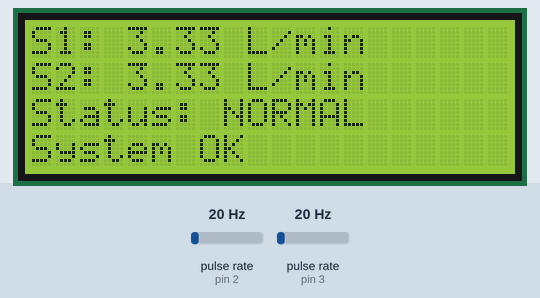
Recording of a sketch running on a simulated Arduino Uno, built with avr-gcc and run on an emulated ATmega328P. Parts: 20×4 character LCD. Wiring (inferred from the names in the program): 2 × pulse sensor: data pin 2 / data pin 3. The test bench sets the inputs (shaded band); at power-on: pulse rate (sensors on pin 2, pin 3) 20 Hz. The modem accepts every AT command (registered, SIM ready, sends succeed) and sends nothing else.

Above: at 1.9 s.
2.0 s: pulse rate (sensor on pin 2) set to 4 Hz
At 4.8 s:
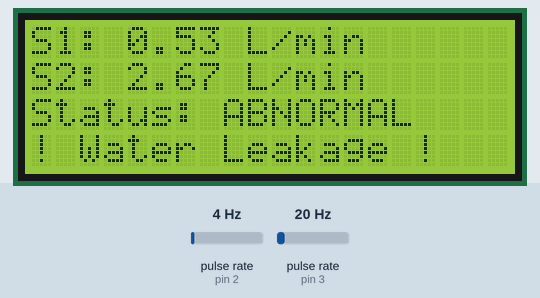
5.0 s: pulse rate (sensor on pin 3) set to 4 Hz
At 6.9 s:
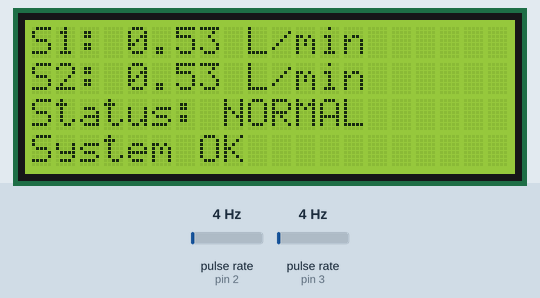
7.8 s: pulse rate (sensor on pin 2) set to 50 Hz
At 10.0 s:
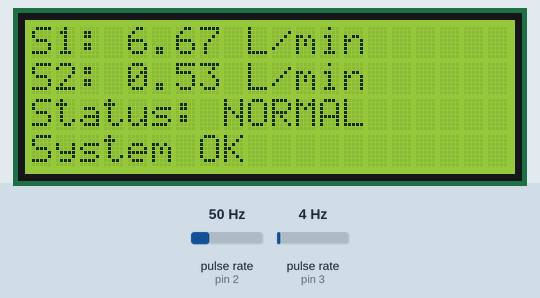
10.7 s: pulse rate (sensor on pin 3) set to 50 Hz
At 12.7 s:
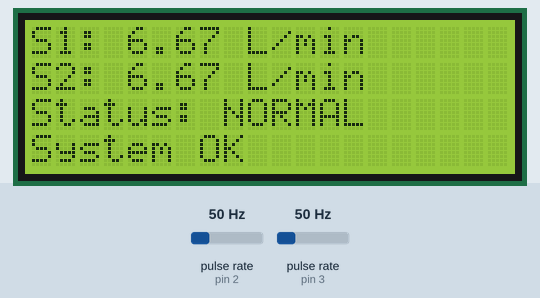
13.7 s: pulse rate (sensor on pin 2) set to 100 Hz
At 16.0 s:
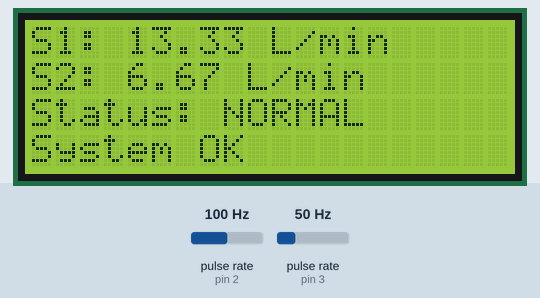
16.7 s: pulse rate (sensor on pin 3) set to 100 Hz
At 30.9 s:
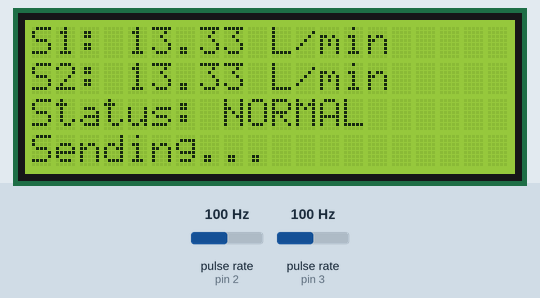
Timing chart, 0 to 32.4 s (numbered marks = the images above; inputs shaded):
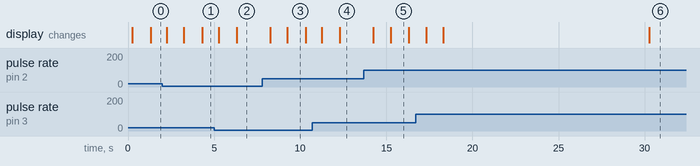

Measured:
- after the input at 2.0 s, the display: first changes after 0.26 s (image 1 shows a later state)
- after the input at 5.0 s, the display: first changes after 0.26 s (image 2 shows a later state)
- after the input at 7.8 s, the display: first changes after 0.45 s (image 3 shows a later state)
- after the input at 10.7 s, the display: first changes after 0.56 s (image 4 shows a later state)
- after the input at 13.7 s, the display: first changes after 0.55 s (image 5 shows a later state)
- what the display in image 3 shows lasts 1.1 s, from 9.2 s to 10.3 s

The sketch:

water_leakage_detector.ino
```cpp
/*
  Water Leakage Detector — ATmega328p (Arduino Uno/Nano)
  - 2x WFS201 flow sensors (pulse output) -> leak detection by comparing flow rates
  - SIM800L GSM module -> HTTP POST readings to Supabase REST API
  - 20x4 I2C LCD -> live status display

  Wiring:
    Sensor 1 signal -> D2 (INT0)
    Sensor 2 signal -> D3 (INT1)
    SIM800L TXD -> D7 (Arduino RX, via SoftwareSerial)
    SIM800L RXD -> D8 (Arduino TX, via SoftwareSerial, through a voltage divider — SIM800L is 3.3V logic)
    SIM800L VCC -> separate 4V/2A supply (NOT the Arduino 5V rail), GND shared with Arduino
    LCD SDA -> A4, LCD SCL -> A5 (I2C, address 0x27 by default)

  Fill in WIFI/APN + Supabase credentials below before flashing.
*/

#include <Wire.h>
#include <LiquidCrystal_I2C.h>
#include <SoftwareSerial.h>

// ---------- Configuration ----------
const char* GPRS_APN = "internet";      // set to your SIM's carrier APN
const char* GPRS_USER = "";
const char* GPRS_PASS = "";

const char* SUPABASE_HOST = "bkaelehexhgiggiorxme.supabase.co";
const char* SUPABASE_URL  = "https://bkaelehexhgiggiorxme.supabase.co/rest/v1/sensor_readings";
const char* SUPABASE_ANON_KEY =
  "eyJhbGciOiJIUzI1NiIsInR5cCI6IkpXVCJ9.eyJpc3MiOiJzdXBhYmFzZSIsInJlZiI6ImJrYWVsZWhleGhnaWdnaW9yeG1lIiwicm9sZSI6ImFub24iLCJpYXQiOjE3ODQwMjQ1MTksImV4cCI6MjA5OTYwMDUxOX0.Z_XXQpcLFqoVoIeffLwLd_GgM0RQNBBwjShOAnJtJyI";
const char* DEVICE_ID = "atmega328p-01";

const uint8_t FLOW_SENSOR_1_PIN = 2;   // INT0
const uint8_t FLOW_SENSOR_2_PIN = 3;   // INT1
const float PULSES_PER_LITER_PER_MIN = 7.5; // WFS201/YF-S201: Hz = 7.5 * L/min

const unsigned long SAMPLE_INTERVAL_MS = 1000;   // recompute flow rate every 1s
const unsigned long SEND_INTERVAL_MS   = 30000;  // push to Supabase every 30s
const float LEAK_THRESHOLD_LMIN = 0.5;           // flow-rate mismatch that counts as a leak
const uint8_t LEAK_CONFIRM_SAMPLES = 3;          // consecutive abnormal samples before flagging leak

// ---------- Globals ----------
LiquidCrystal_I2C lcd(0x27, 20, 4);
SoftwareSerial sim800(7, 8); // RX, TX

volatile uint32_t pulseCount1 = 0;
volatile uint32_t pulseCount2 = 0;

float flowRate1 = 0.0;
float flowRate2 = 0.0;
bool leakDetected = false;
uint8_t abnormalStreak = 0;

unsigned long lastSampleAt = 0;
unsigned long lastSendAt = 0;

void pulseCounter1() { pulseCount1++; }
void pulseCounter2() { pulseCount2++; }

void setup() {
  Serial.begin(9600);
  sim800.begin(9600);

  pinMode(FLOW_SENSOR_1_PIN, INPUT_PULLUP);
  pinMode(FLOW_SENSOR_2_PIN, INPUT_PULLUP);
  attachInterrupt(digitalPinToInterrupt(FLOW_SENSOR_1_PIN), pulseCounter1, FALLING);
  attachInterrupt(digitalPinToInterrupt(FLOW_SENSOR_2_PIN), pulseCounter2, FALLING);

  lcd.init();
  lcd.backlight();
  lcd.setCursor(0, 0);
  lcd.print("Water Leak Detector");
  lcd.setCursor(0, 1);
  lcd.print("Initializing GSM...");

  gsmInit();

  lcd.clear();
  lastSampleAt = millis();
  lastSendAt = millis();
}

void loop() {
  unsigned long now = millis();

  if (now - lastSampleAt >= SAMPLE_INTERVAL_MS) {
    sampleFlowSensors();
    evaluateLeakStatus();
    updateLcdReadings();
    lastSampleAt = now;
  }

  if (now - lastSendAt >= SEND_INTERVAL_MS) {
    sendReadingToSupabase();
    lastSendAt = now;
  }
}

// ---------- Flow sensing ----------
void sampleFlowSensors() {
  noInterrupts();
  uint32_t count1 = pulseCount1;
  uint32_t count2 = pulseCount2;
  pulseCount1 = 0;
  pulseCount2 = 0;
  interrupts();

  float seconds = SAMPLE_INTERVAL_MS / 1000.0;
  float hz1 = count1 / seconds;
  float hz2 = count2 / seconds;
  flowRate1 = hz1 / PULSES_PER_LITER_PER_MIN;
  flowRate2 = hz2 / PULSES_PER_LITER_PER_MIN;
}

void evaluateLeakStatus() {
  float diff = fabs(flowRate1 - flowRate2);
  bool sampleAbnormal = diff > LEAK_THRESHOLD_LMIN;

  if (sampleAbnormal) {
    if (abnormalStreak < 255) abnormalStreak++;
  } else {
    abnormalStreak = 0;
  }

  leakDetected = abnormalStreak >= LEAK_CONFIRM_SAMPLES;
}

// ---------- LCD ----------
void updateLcdReadings() {
  lcd.setCursor(0, 0);
  lcd.print("S1: ");
  lcd.print(flowRate1, 2);
  lcd.print(" L/min   ");

  lcd.setCursor(0, 1);
  lcd.print("S2: ");
  lcd.print(flowRate2, 2);
  lcd.print(" L/min   ");

  lcd.setCursor(0, 2);
  lcd.print("Status: ");
  lcd.print(leakDetected ? "ABNORMAL" : "NORMAL  ");

  lcd.setCursor(0, 3);
  if (leakDetected) {
    lcd.print("! Water Leakage !   ");
  } else {
    lcd.print("System OK           ");
  }
}

void showLcdLine4(const char* msg) {
  lcd.setCursor(0, 3);
  lcd.print("                    "); // clear 20-char line
  lcd.setCursor(0, 3);
  lcd.print(msg);
}

// ---------- GSM / HTTP ----------
bool sendAT(const String& cmd, const String& expect, unsigned long timeoutMs) {
  sim800.println(cmd);
  unsigned long start = millis();
  String resp;
  while (millis() - start < timeoutMs) {
    while (sim800.available()) {
      resp += (char)sim800.read();
    }
    if (resp.indexOf(expect) != -1) return true;
  }
  return false;
}

void gsmInit() {
  sendAT("AT", "OK", 2000);
  sendAT("ATE0", "OK", 2000);
  sendAT("AT+CPIN?", "READY", 5000);
  sendAT("AT+CREG?", "OK", 5000);

  sendAT("AT+SAPBR=3,1,\"Contype\",\"GPRS\"", "OK", 3000);
  sendAT("AT+SAPBR=3,1,\"APN\",\"" + String(GPRS_APN) + "\"", "OK", 3000);
  if (strlen(GPRS_USER) > 0) sendAT("AT+SAPBR=3,1,\"USER\",\"" + String(GPRS_USER) + "\"", "OK", 3000);
  if (strlen(GPRS_PASS) > 0) sendAT("AT+SAPBR=3,1,\"PWD\",\"" + String(GPRS_PASS) + "\"", "OK", 3000);
  sendAT("AT+SAPBR=1,1", "OK", 5000);
  sendAT("AT+SAPBR=2,1", "OK", 5000);
}

void sendReadingToSupabase() {
  showLcdLine4("Sending...");

  String payload = "{\"device_id\":\"" + String(DEVICE_ID) +
                    "\",\"sensor1_flow\":" + String(flowRate1, 2) +
                    ",\"sensor2_flow\":" + String(flowRate2, 2) +
                    ",\"status\":\"" + (leakDetected ? "ABNORMAL" : "NORMAL") +
                    "\",\"leak_detected\":" + (leakDetected ? "true" : "false") + "}";

  bool ok = true;
  ok &= sendAT("AT+HTTPTERM", "", 1000); // clear any previous session, ignore result
  ok &= sendAT("AT+HTTPINIT", "OK", 5000);
  ok &= sendAT("AT+HTTPPARA=\"CID\",1", "OK", 3000);
  ok &= sendAT("AT+HTTPPARA=\"URL\",\"" + String(SUPABASE_URL) + "\"", "OK", 3000);
  ok &= sendAT("AT+HTTPPARA=\"CONTENT\",\"application/json\"", "OK", 3000);
  ok &= sendAT("AT+HTTPPARA=\"USERDATA\",\"apikey: " + String(SUPABASE_ANON_KEY) +
               "\\r\\nAuthorization: Bearer " + String(SUPABASE_ANON_KEY) +
               "\\r\\nPrefer: return=minimal\"", "OK", 3000);

  sim800.println("AT+HTTPDATA=" + String(payload.length()) + ",10000");
  delay(200);
  sim800.print(payload);
  delay(200);
  ok &= sendAT("", "OK", 10000);

  ok &= sendAT("AT+HTTPACTION=1", "+HTTPACTION: 1,", 15000); // POST
  sendAT("AT+HTTPTERM", "OK", 3000);

  showLcdLine4(ok ? "Message Sent" : "Send FAILED");
  delay(2000);
}
```
